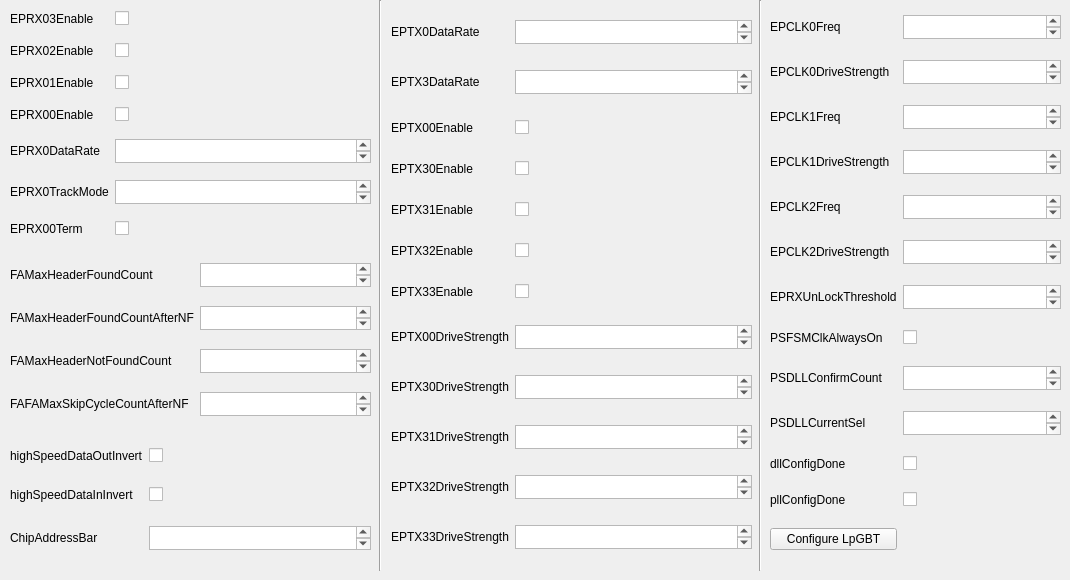
      <widget class="QWidget" name="tab_4242">
       <attribute name="title">
        <string>2.4-2.11</string>
       </attribute>
       <widget class="QWidget" name="gridLayoutWidget_6">
        <property name="geometry">
         <rect>
          <x>10</x>
          <y>0</y>
          <width>361</width>
          <height>251</height>
         </rect>
        </property>
        <layout class="QGridLayout" name="gridLayout_5">
         <item row="5" column="1">
          <widget class="QPlainTextEdit" name="lpgbteprx0controlX0TrackModeBox">
           <property name="maximumSize">
            <size>
             <width>16777215</width>
             <height>24</height>
            </size>
           </property>
          </widget>
         </item>
         <item row="4" column="1">
          <widget class="QPlainTextEdit" name="lpgbteprx0controlX0DataRateBox">
           <property name="maximumSize">
            <size>
             <width>16777215</width>
             <height>24</height>
            </size>
           </property>
          </widget>
         </item>
         <item row="3" column="0">
          <widget class="QLabel" name="lpgbteprx0controlX0EnableLabel">
           <property name="text">
            <string>EPRX00Enable</string>
           </property>
          </widget>
         </item>
         <item row="6" column="0">
          <widget class="QLabel" name="lpgbteprx00chncntrXTermLabel">
           <property name="text">
            <string>EPRX00Term</string>
           </property>
          </widget>
         </item>
         <item row="0" column="1">
          <widget class="QCheckBox" name="lpgbteprx0controlX3EnableBox">
           <property name="text">
            <string/>
           </property>
          </widget>
         </item>
         <item row="1" column="0">
          <widget class="QLabel" name="lpgbteprx0controlX2EnableLabel">
           <property name="text">
            <string>EPRX02Enable</string>
           </property>
          </widget>
         </item>
         <item row="3" column="1">
          <widget class="QCheckBox" name="lpgbteprx0controlX0EnableBox">
           <property name="text">
            <string/>
           </property>
          </widget>
         </item>
         <item row="2" column="0">
          <widget class="QLabel" name="lpgbteprx0configX1EnableLabel">
           <property name="text">
            <string>EPRX01Enable</string>
           </property>
          </widget>
         </item>
         <item row="0" column="0">
          <widget class="QLabel" name="lpgbteprx0controlX3EnableLabel">
           <property name="text">
            <string>EPRX03Enable</string>
           </property>
          </widget>
         </item>
         <item row="1" column="1">
          <widget class="QCheckBox" name="lpgbteprx0controlX2EnableBox">
           <property name="text">
            <string/>
           </property>
          </widget>
         </item>
         <item row="6" column="1">
          <widget class="QCheckBox" name="lpgbteprx00chncntrXTermBox">
           <property name="text">
            <string/>
           </property>
          </widget>
         </item>
         <item row="2" column="1">
          <widget class="QCheckBox" name="lpgbteprx0controlX1EnableBox">
           <property name="text">
            <string/>
           </property>
          </widget>
         </item>
         <item row="5" column="0">
          <widget class="QLabel" name="lpgbteprx0controlX0TrackModeLabel">
           <property name="text">
            <string>EPRX0TrackMode</string>
           </property>
          </widget>
         </item>
         <item row="4" column="0">
          <widget class="QLabel" name="lpgbteprx0controlX0DataRateLabel">
           <property name="text">
            <string>EPRX0DataRate</string>
           </property>
          </widget>
         </item>
        </layout>
       </widget>
       <widget class="Line" name="line_4">
        <property name="geometry">
         <rect>
          <x>370</x>
          <y>0</y>
          <width>20</width>
          <height>571</height>
         </rect>
        </property>
        <property name="orientation">
         <enum>Qt::Vertical</enum>
        </property>
       </widget>
       <widget class="Line" name="line_5">
        <property name="geometry">
         <rect>
          <x>750</x>
          <y>0</y>
          <width>20</width>
          <height>571</height>
         </rect>
        </property>
        <property name="orientation">
         <enum>Qt::Vertical</enum>
        </property>
       </widget>
       <widget class="QWidget" name="gridLayoutWidget_8">
        <property name="geometry">
         <rect>
          <x>770</x>
          <y>0</y>
          <width>291</width>
          <height>571</height>
         </rect>
        </property>
        <layout class="QGridLayout" name="gridLayout_7">
         <item row="12" column="0">
          <widget class="QLabel" name="lpgbteptx00chncntrDriveStrengthLabel_2">
           <property name="text">
            <string>pllConfigDone</string>
           </property>
          </widget>
         </item>
         <item row="6" column="1">
          <widget class="QPlainTextEdit" name="lpgbtpsdllconfigUnlockThresholdBox">
           <property name="maximumSize">
            <size>
             <width>16777215</width>
             <height>24</height>
            </size>
           </property>
          </widget>
         </item>
         <item row="5" column="1">
          <widget class="QPlainTextEdit" name="lpgbtepclk2chncntrhCLKDriveStrengthBox">
           <property name="maximumSize">
            <size>
             <width>16777215</width>
             <height>24</height>
            </size>
           </property>
          </widget>
         </item>
         <item row="12" column="1">
          <widget class="QCheckBox" name="lpgbtpowerup2pllConfigDoneBox">
           <property name="text">
            <string/>
           </property>
          </widget>
         </item>
         <item row="3" column="0">
          <widget class="QLabel" name="lpgbtfafamaxskipcyclecountafternfFoundCountLabel_2">
           <property name="text">
            <string>EPCLK1DriveStrength</string>
           </property>
          </widget>
         </item>
         <item row="11" column="0">
          <widget class="QLabel" name="lpgbtCLKGPLLIntCurLabel_4">
           <property name="text">
            <string>dllConfigDone</string>
           </property>
          </widget>
         </item>
         <item row="4" column="0">
          <widget class="QLabel" name="lpgbteptxdatarateX0DataRateLabel_2">
           <property name="text">
            <string>EPCLK2Freq</string>
           </property>
          </widget>
         </item>
         <item row="11" column="1">
          <widget class="QCheckBox" name="lpgbtpowerup2dllConfigDoneBox">
           <property name="text">
            <string/>
           </property>
          </widget>
         </item>
         <item row="10" column="1">
          <widget class="QPlainTextEdit" name="lpgbtpsdllconfigCurrentSelBox">
           <property name="maximumSize">
            <size>
             <width>16777215</width>
             <height>24</height>
            </size>
           </property>
          </widget>
         </item>
         <item row="2" column="1">
          <widget class="QPlainTextEdit" name="lpgbtepclk1chncntrhCLKFreqBox">
           <property name="maximumSize">
            <size>
             <width>16777215</width>
             <height>24</height>
            </size>
           </property>
          </widget>
         </item>
         <item row="9" column="0">
          <widget class="QLabel" name="lpgbtclkgpllresCLKFPllResLabel_4">
           <property name="text">
            <string>PSDLLConfirmCount</string>
           </property>
          </widget>
         </item>
         <item row="4" column="1">
          <widget class="QPlainTextEdit" name="lpgbtepclk2chncntrhCLKFreqBox">
           <property name="maximumSize">
            <size>
             <width>16777215</width>
             <height>24</height>
            </size>
           </property>
          </widget>
         </item>
         <item row="10" column="0">
          <widget class="QLabel" name="lpgbtclkgpllintcurIntCurWhenLockedLabel_4">
           <property name="text">
            <string>PSDLLCurrentSel</string>
           </property>
          </widget>
         </item>
         <item row="2" column="0">
          <widget class="QLabel" name="lpgbtepclk1chncntrhCLKFreqLabel">
           <property name="text">
            <string>EPCLK1Freq</string>
           </property>
          </widget>
         </item>
         <item row="8" column="0">
          <widget class="QLabel" name="lpgbtclkgpllresCLKGPLLIntResWhenLockedLabel_3">
           <property name="text">
            <string>PSFSMClkAlwaysOn</string>
           </property>
          </widget>
         </item>
         <item row="8" column="1">
          <widget class="QCheckBox" name="lpgbtpsdllconfigPSFSMClkAlwaysOnBox">
           <property name="text">
            <string/>
           </property>
          </widget>
         </item>
         <item row="0" column="0">
          <widget class="QLabel" name="lpgbtepclk0chncntrhCLKFreqLabel">
           <property name="text">
            <string>EPCLK0Freq</string>
           </property>
          </widget>
         </item>
         <item row="6" column="0">
          <widget class="QLabel" name="lpgbtpsdllconfigUnlockThresholdLabel">
           <property name="text">
            <string>EPRXUnLockThreshold</string>
           </property>
          </widget>
         </item>
         <item row="1" column="1">
          <widget class="QPlainTextEdit" name="lpgbtepclk0chncntrhCLKDriveStrengthBox">
           <property name="maximumSize">
            <size>
             <width>16777215</width>
             <height>24</height>
            </size>
           </property>
          </widget>
         </item>
         <item row="5" column="0">
          <widget class="QLabel" name="lpgbteptxdatarateX3DataRateLabel_2">
           <property name="text">
            <string>EPCLK2DriveStrength</string>
           </property>
          </widget>
         </item>
         <item row="0" column="1">
          <widget class="QPlainTextEdit" name="lpgbtepclk0chncntrhCLKFreqBox">
           <property name="maximumSize">
            <size>
             <width>16777215</width>
             <height>24</height>
            </size>
           </property>
          </widget>
         </item>
         <item row="3" column="1">
          <widget class="QPlainTextEdit" name="lpgbtepclk1chncntrhCLKDriveStrengthBox">
           <property name="maximumSize">
            <size>
             <width>16777215</width>
             <height>24</height>
            </size>
           </property>
          </widget>
         </item>
         <item row="1" column="0">
          <widget class="QLabel" name="lpgbtepclk0chncntrhCLKDriveStrengthLabel">
           <property name="text">
            <string>EPCLK0DriveStrength</string>
           </property>
          </widget>
         </item>
         <item row="9" column="1">
          <widget class="QPlainTextEdit" name="lpgbtpsdllconfigConfirmCountBox">
           <property name="maximumSize">
            <size>
             <width>16777215</width>
             <height>24</height>
            </size>
           </property>
          </widget>
         </item>
         <item row="13" column="0">
          <widget class="QPushButton" name="configureLpGBTButton2">
           <property name="text">
            <string>Configure LpGBT</string>
           </property>
          </widget>
         </item>
        </layout>
       </widget>
       <widget class="QWidget" name="layoutWidget">
        <property name="geometry">
         <rect>
          <x>10</x>
          <y>250</y>
          <width>361</width>
          <height>181</height>
         </rect>
        </property>
        <layout class="QGridLayout" name="gridLayout_6">
         <item row="0" column="0">
          <widget class="QLabel" name="lpgbtfamaxheaderfoundcountFoundCountLabel">
           <property name="text">
            <string>FAMaxHeaderFoundCount</string>
           </property>
          </widget>
         </item>
         <item row="0" column="1">
          <widget class="QPlainTextEdit" name="lpgbtfamaxheaderfoundcountFoundCountBox">
           <property name="maximumSize">
            <size>
             <width>16777215</width>
             <height>24</height>
            </size>
           </property>
          </widget>
         </item>
         <item row="1" column="0">
          <widget class="QLabel" name="lpgbtfamaxheaderfoundcountafternfFoundCountLabel">
           <property name="text">
            <string>FAMaxHeaderFoundCountAfterNF</string>
           </property>
          </widget>
         </item>
         <item row="1" column="1">
          <widget class="QPlainTextEdit" name="lpgbtfamaxheaderfoundcountafternfFoundCountBox">
           <property name="maximumSize">
            <size>
             <width>16777215</width>
             <height>24</height>
            </size>
           </property>
          </widget>
         </item>
         <item row="2" column="0">
          <widget class="QLabel" name="lpgbtfamaxheadernotfoundcountFoundCountLabel">
           <property name="text">
            <string>FAMaxHeaderNotFoundCount</string>
           </property>
          </widget>
         </item>
         <item row="2" column="1">
          <widget class="QPlainTextEdit" name="lpgbtfamaxheadernotfoundcountFoundCountBox">
           <property name="maximumSize">
            <size>
             <width>16777215</width>
             <height>24</height>
            </size>
           </property>
          </widget>
         </item>
         <item row="3" column="0">
          <widget class="QLabel" name="lpgbtfafamaxskipcyclecountafternfFoundCountLabel">
           <property name="text">
            <string>FAFAMaxSkipCycleCountAfterNF</string>
           </property>
          </widget>
         </item>
         <item row="3" column="1">
          <widget class="QPlainTextEdit" name="lpgbtfafamaxskipcyclecountafternfFoundCountBox">
           <property name="maximumSize">
            <size>
             <width>16777215</width>
             <height>24</height>
            </size>
           </property>
          </widget>
         </item>
        </layout>
       </widget>
       <widget class="QWidget" name="layoutWidget">
        <property name="geometry">
         <rect>
          <x>391</x>
          <y>0</y>
          <width>361</width>
          <height>571</height>
         </rect>
        </property>
        <layout class="QGridLayout" name="gridLayout_59">
         <item row="0" column="0">
          <widget class="QLabel" name="lpgbteptxdatarateX0DataRateLabel">
           <property name="text">
            <string>EPTX0DataRate</string>
           </property>
          </widget>
         </item>
         <item row="0" column="1">
          <widget class="QPlainTextEdit" name="lpgbteptxdatarateX0DataRateBox">
           <property name="maximumSize">
            <size>
             <width>16777215</width>
             <height>24</height>
            </size>
           </property>
          </widget>
         </item>
         <item row="1" column="0">
          <widget class="QLabel" name="lpgbteptxdatarateX3DataRateLabel">
           <property name="text">
            <string>EPTX3DataRate</string>
           </property>
          </widget>
         </item>
         <item row="1" column="1">
          <widget class="QPlainTextEdit" name="lpgbteptxdatarateX3DataRateBox">
           <property name="maximumSize">
            <size>
             <width>16777215</width>
             <height>24</height>
            </size>
           </property>
          </widget>
         </item>
         <item row="2" column="0">
          <widget class="QLabel" name="lpgbteptx10enableB0EnableLabel">
           <property name="text">
            <string>EPTX00Enable</string>
           </property>
          </widget>
         </item>
         <item row="2" column="1">
          <widget class="QCheckBox" name="lpgbteptx10enableB0EnableBox">
           <property name="text">
            <string/>
           </property>
          </widget>
         </item>
         <item row="3" column="0">
          <widget class="QLabel" name="lpgbtclkgpllresCLKGPLLIntResWhenLockedLabel_2">
           <property name="text">
            <string>EPTX30Enable</string>
           </property>
          </widget>
         </item>
         <item row="3" column="1">
          <widget class="QCheckBox" name="lpgbteptx32enableB4EnableBox">
           <property name="text">
            <string/>
           </property>
          </widget>
         </item>
         <item row="4" column="0">
          <widget class="QLabel" name="lpgbtclkgpllresCLKFPllResLabel_3">
           <property name="text">
            <string>EPTX31Enable</string>
           </property>
          </widget>
         </item>
         <item row="4" column="1">
          <widget class="QCheckBox" name="lpgbteptx32enableB5EnableBox">
           <property name="text">
            <string/>
           </property>
          </widget>
         </item>
         <item row="5" column="0">
          <widget class="QLabel" name="lpgbtclkgpllintcurIntCurWhenLockedLabel_3">
           <property name="text">
            <string>EPTX32Enable</string>
           </property>
          </widget>
         </item>
         <item row="5" column="1">
          <widget class="QCheckBox" name="lpgbteptx32enableB6EnableBox">
           <property name="text">
            <string/>
           </property>
          </widget>
         </item>
         <item row="6" column="0">
          <widget class="QLabel" name="lpgbtCLKGPLLIntCurLabel_3">
           <property name="text">
            <string>EPTX33Enable</string>
           </property>
          </widget>
         </item>
         <item row="6" column="1">
          <widget class="QCheckBox" name="lpgbteptx32enableB7EnableBox">
           <property name="text">
            <string/>
           </property>
          </widget>
         </item>
         <item row="7" column="0">
          <widget class="QLabel" name="lpgbteptx00chncntrDriveStrengthLabel">
           <property name="text">
            <string>EPTX00DriveStrength</string>
           </property>
          </widget>
         </item>
         <item row="7" column="1">
          <widget class="QPlainTextEdit" name="lpgbteptx00chncntrDriveStrengthBox">
           <property name="maximumSize">
            <size>
             <width>16777215</width>
             <height>24</height>
            </size>
           </property>
          </widget>
         </item>
         <item row="8" column="0">
          <widget class="QLabel" name="CLKGPLLPropCurWhenLockedLabel_3">
           <property name="text">
            <string>EPTX30DriveStrength</string>
           </property>
          </widget>
         </item>
         <item row="8" column="1">
          <widget class="QPlainTextEdit" name="lpgbteptx30chncntrDriveStrengthBox">
           <property name="maximumSize">
            <size>
             <width>16777215</width>
             <height>24</height>
            </size>
           </property>
          </widget>
         </item>
         <item row="9" column="0">
          <widget class="QLabel" name="lpgbtCLKGPLLPropCurLabel_3">
           <property name="maximumSize">
            <size>
             <width>16777215</width>
             <height>24</height>
            </size>
           </property>
           <property name="text">
            <string>EPTX31DriveStrength</string>
           </property>
          </widget>
         </item>
         <item row="9" column="1">
          <widget class="QPlainTextEdit" name="lpgbteptx31chncntrDriveStrengthBox">
           <property name="maximumSize">
            <size>
             <width>16777215</width>
             <height>24</height>
            </size>
           </property>
          </widget>
         </item>
         <item row="10" column="0">
          <widget class="QLabel" name="lpgbtCLKGCDRPropCurWhenLockedLabel_3">
           <property name="text">
            <string>EPTX32DriveStrength</string>
           </property>
          </widget>
         </item>
         <item row="10" column="1">
          <widget class="QPlainTextEdit" name="lpgbteptx32chncntrDriveStrengthBox">
           <property name="maximumSize">
            <size>
             <width>16777215</width>
             <height>24</height>
            </size>
           </property>
          </widget>
         </item>
         <item row="11" column="0">
          <widget class="QLabel" name="lpgbtCLKGCDRPropCurLabel_3">
           <property name="text">
            <string>EPTX33DriveStrength</string>
           </property>
          </widget>
         </item>
         <item row="11" column="1">
          <widget class="QPlainTextEdit" name="lpgbteptx33chncntrDriveStrengthBox">
           <property name="maximumSize">
            <size>
             <width>16777215</width>
             <height>24</height>
            </size>
           </property>
          </widget>
         </item>
        </layout>
       </widget>
       <widget class="QWidget" name="layoutWidget">
        <property name="geometry">
         <rect>
          <x>10</x>
          <y>430</y>
          <width>361</width>
          <height>141</height>
         </rect>
        </property>
        <layout class="QGridLayout" name="gridLayout_60">
         <item row="0" column="0">
          <widget class="QLabel" name="highSpeedDataOutInvertLabel">
           <property name="text">
            <string>highSpeedDataOutInvert</string>
           </property>
          </widget>
         </item>
         <item row="0" column="1">
          <widget class="QCheckBox" name="lpgbtchipadrhighSpeedDataOutInvertBox">
           <property name="text">
            <string/>
           </property>
          </widget>
         </item>
         <item row="1" column="0">
          <widget class="QLabel" name="highSpeedDataInInvertLabel">
           <property name="text">
            <string>highSpeedDataInInvert</string>
           </property>
          </widget>
         </item>
         <item row="1" column="1">
          <widget class="QCheckBox" name="lpgbtchipadrhighSpeedDataInInvertBox">
           <property name="text">
            <string/>
           </property>
          </widget>
         </item>
         <item row="2" column="0">
          <widget class="QLabel" name="ChipAddressBarLabel">
           <property name="text">
            <string>ChipAddressBar</string>
           </property>
          </widget>
         </item>
         <item row="2" column="1">
          <widget class="QPlainTextEdit" name="lpgbtchipadrChipAddressBarBox">
           <property name="maximumSize">
            <size>
             <width>16777215</width>
             <height>24</height>
            </size>
           </property>
          </widget>
         </item>
        </layout>
       </widget>
      </widget>
